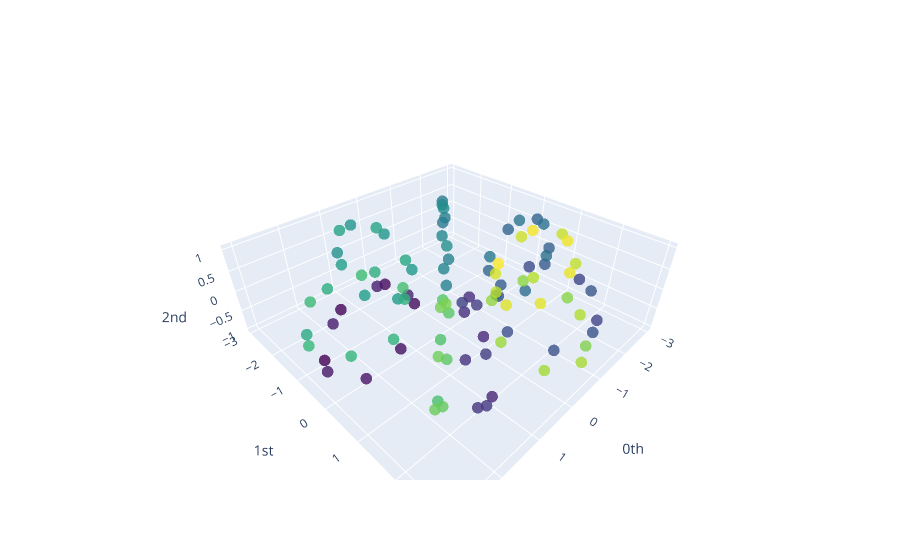

The notebook cell saved with this chart:
### Code cell
plot_point_cloud(point_clouds[20]).show()
